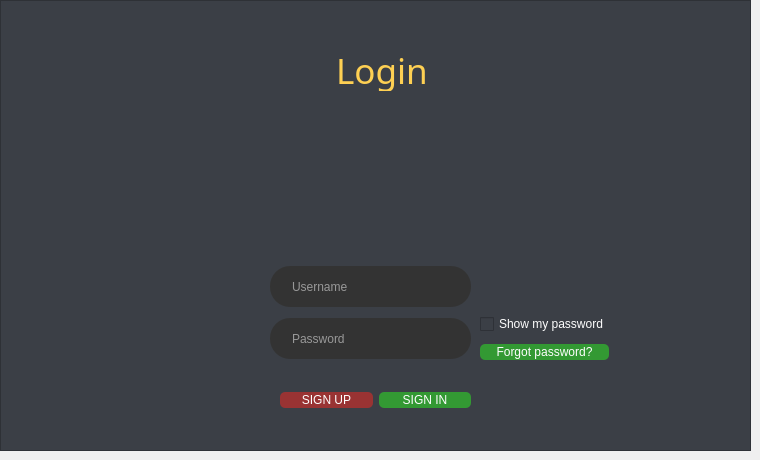
     <widget class="QWidget" name="Login">
      <widget class="QFrame" name="frame_2">
       <property name="geometry">
        <rect>
         <x>0</x>
         <y>0</y>
         <width>751</width>
         <height>451</height>
        </rect>
       </property>
       <property name="styleSheet">
        <string notr="true">background-color: rgb(59, 63, 70);</string>
       </property>
       <property name="frameShape">
        <enum>QFrame::StyledPanel</enum>
       </property>
       <property name="frameShadow">
        <enum>QFrame::Raised</enum>
       </property>
       <widget class="QLabel" name="label">
        <property name="geometry">
         <rect>
          <x>290</x>
          <y>50</y>
          <width>175</width>
          <height>41</height>
         </rect>
        </property>
        <property name="font">
         <font>
          <family>Droid Sans</family>
          <pointsize>-1</pointsize>
         </font>
        </property>
        <property name="styleSheet">
         <string notr="true">text-align: center;
color: rgb(254, 208, 83);
margin: 0 auto;
font-size: 35px;
font-family: 'Droid Sans';</string>
        </property>
        <property name="text">
         <string>Login</string>
        </property>
        <property name="buddy">
         <cstring>loginButton</cstring>
        </property>
       </widget>
       <widget class="QLineEdit" name="usernameBox">
        <property name="geometry">
         <rect>
          <x>270</x>
          <y>266</y>
          <width>201</width>
          <height>41</height>
         </rect>
        </property>
        <property name="palette">
         <palette>
          <active>
           <colorrole role="WindowText">
            <brush brushstyle="SolidPattern">
             <color alpha="255">
              <red>254</red>
              <green>254</green>
              <blue>254</blue>
             </color>
            </brush>
           </colorrole>
           <colorrole role="Button">
            <brush brushstyle="SolidPattern">
             <color alpha="255">
              <red>51</red>
              <green>51</green>
              <blue>51</blue>
             </color>
            </brush>
           </colorrole>
           <colorrole role="Text">
            <brush brushstyle="SolidPattern">
             <color alpha="255">
              <red>254</red>
              <green>254</green>
              <blue>254</blue>
             </color>
            </brush>
           </colorrole>
           <colorrole role="ButtonText">
            <brush brushstyle="SolidPattern">
             <color alpha="255">
              <red>254</red>
              <green>254</green>
              <blue>254</blue>
             </color>
            </brush>
           </colorrole>
           <colorrole role="Base">
            <brush brushstyle="SolidPattern">
             <color alpha="255">
              <red>51</red>
              <green>51</green>
              <blue>51</blue>
             </color>
            </brush>
           </colorrole>
           <colorrole role="Window">
            <brush brushstyle="SolidPattern">
             <color alpha="255">
              <red>51</red>
              <green>51</green>
              <blue>51</blue>
             </color>
            </brush>
           </colorrole>
           <colorrole role="PlaceholderText">
            <brush brushstyle="SolidPattern">
             <color alpha="255">
              <red>254</red>
              <green>254</green>
              <blue>254</blue>
             </color>
            </brush>
           </colorrole>
          </active>
          <inactive>
           <colorrole role="WindowText">
            <brush brushstyle="SolidPattern">
             <color alpha="255">
              <red>254</red>
              <green>254</green>
              <blue>254</blue>
             </color>
            </brush>
           </colorrole>
           <colorrole role="Button">
            <brush brushstyle="SolidPattern">
             <color alpha="255">
              <red>51</red>
              <green>51</green>
              <blue>51</blue>
             </color>
            </brush>
           </colorrole>
           <colorrole role="Text">
            <brush brushstyle="SolidPattern">
             <color alpha="255">
              <red>254</red>
              <green>254</green>
              <blue>254</blue>
             </color>
            </brush>
           </colorrole>
           <colorrole role="ButtonText">
            <brush brushstyle="SolidPattern">
             <color alpha="255">
              <red>254</red>
              <green>254</green>
              <blue>254</blue>
             </color>
            </brush>
           </colorrole>
           <colorrole role="Base">
            <brush brushstyle="SolidPattern">
             <color alpha="255">
              <red>51</red>
              <green>51</green>
              <blue>51</blue>
             </color>
            </brush>
           </colorrole>
           <colorrole role="Window">
            <brush brushstyle="SolidPattern">
             <color alpha="255">
              <red>51</red>
              <green>51</green>
              <blue>51</blue>
             </color>
            </brush>
           </colorrole>
           <colorrole role="PlaceholderText">
            <brush brushstyle="SolidPattern">
             <color alpha="255">
              <red>254</red>
              <green>254</green>
              <blue>254</blue>
             </color>
            </brush>
           </colorrole>
          </inactive>
          <disabled>
           <colorrole role="WindowText">
            <brush brushstyle="SolidPattern">
             <color alpha="255">
              <red>254</red>
              <green>254</green>
              <blue>254</blue>
             </color>
            </brush>
           </colorrole>
           <colorrole role="Button">
            <brush brushstyle="SolidPattern">
             <color alpha="255">
              <red>51</red>
              <green>51</green>
              <blue>51</blue>
             </color>
            </brush>
           </colorrole>
           <colorrole role="Text">
            <brush brushstyle="SolidPattern">
             <color alpha="255">
              <red>254</red>
              <green>254</green>
              <blue>254</blue>
             </color>
            </brush>
           </colorrole>
           <colorrole role="ButtonText">
            <brush brushstyle="SolidPattern">
             <color alpha="255">
              <red>254</red>
              <green>254</green>
              <blue>254</blue>
             </color>
            </brush>
           </colorrole>
           <colorrole role="Base">
            <brush brushstyle="SolidPattern">
             <color alpha="255">
              <red>51</red>
              <green>51</green>
              <blue>51</blue>
             </color>
            </brush>
           </colorrole>
           <colorrole role="Window">
            <brush brushstyle="SolidPattern">
             <color alpha="255">
              <red>51</red>
              <green>51</green>
              <blue>51</blue>
             </color>
            </brush>
           </colorrole>
           <colorrole role="PlaceholderText">
            <brush brushstyle="SolidPattern">
             <color alpha="255">
              <red>254</red>
              <green>254</green>
              <blue>254</blue>
             </color>
            </brush>
           </colorrole>
          </disabled>
         </palette>
        </property>
        <property name="font">
         <font>
          <kerning>true</kerning>
         </font>
        </property>
        <property name="layoutDirection">
         <enum>Qt::LeftToRight</enum>
        </property>
        <property name="styleSheet">
         <string notr="true">padding-left: 20px;
padding-right: 20px;
border-radius: 20px;
background: #333;
color: #fefefe;</string>
        </property>
        <property name="text">
         <string/>
        </property>
        <property name="frame">
         <bool>false</bool>
        </property>
        <property name="cursorPosition">
         <number>0</number>
        </property>
        <property name="placeholderText">
         <string>Username</string>
        </property>
       </widget>
       <widget class="QLineEdit" name="passwordBox">
        <property name="geometry">
         <rect>
          <x>270</x>
          <y>318</y>
          <width>201</width>
          <height>41</height>
         </rect>
        </property>
        <property name="palette">
         <palette>
          <active>
           <colorrole role="WindowText">
            <brush brushstyle="SolidPattern">
             <color alpha="255">
              <red>254</red>
              <green>254</green>
              <blue>254</blue>
             </color>
            </brush>
           </colorrole>
           <colorrole role="Button">
            <brush brushstyle="SolidPattern">
             <color alpha="255">
              <red>51</red>
              <green>51</green>
              <blue>51</blue>
             </color>
            </brush>
           </colorrole>
           <colorrole role="Text">
            <brush brushstyle="SolidPattern">
             <color alpha="255">
              <red>254</red>
              <green>254</green>
              <blue>254</blue>
             </color>
            </brush>
           </colorrole>
           <colorrole role="ButtonText">
            <brush brushstyle="SolidPattern">
             <color alpha="255">
              <red>254</red>
              <green>254</green>
              <blue>254</blue>
             </color>
            </brush>
           </colorrole>
           <colorrole role="Base">
            <brush brushstyle="SolidPattern">
             <color alpha="255">
              <red>51</red>
              <green>51</green>
              <blue>51</blue>
             </color>
            </brush>
           </colorrole>
           <colorrole role="Window">
            <brush brushstyle="SolidPattern">
             <color alpha="255">
              <red>51</red>
              <green>51</green>
              <blue>51</blue>
             </color>
            </brush>
           </colorrole>
           <colorrole role="PlaceholderText">
            <brush brushstyle="SolidPattern">
             <color alpha="255">
              <red>254</red>
              <green>254</green>
              <blue>254</blue>
             </color>
            </brush>
           </colorrole>
          </active>
          <inactive>
           <colorrole role="WindowText">
            <brush brushstyle="SolidPattern">
             <color alpha="255">
              <red>254</red>
              <green>254</green>
              <blue>254</blue>
             </color>
            </brush>
           </colorrole>
           <colorrole role="Button">
            <brush brushstyle="SolidPattern">
             <color alpha="255">
              <red>51</red>
              <green>51</green>
              <blue>51</blue>
             </color>
            </brush>
           </colorrole>
           <colorrole role="Text">
            <brush brushstyle="SolidPattern">
             <color alpha="255">
              <red>254</red>
              <green>254</green>
              <blue>254</blue>
             </color>
            </brush>
           </colorrole>
           <colorrole role="ButtonText">
            <brush brushstyle="SolidPattern">
             <color alpha="255">
              <red>254</red>
              <green>254</green>
              <blue>254</blue>
             </color>
            </brush>
           </colorrole>
           <colorrole role="Base">
            <brush brushstyle="SolidPattern">
             <color alpha="255">
              <red>51</red>
              <green>51</green>
              <blue>51</blue>
             </color>
            </brush>
           </colorrole>
           <colorrole role="Window">
            <brush brushstyle="SolidPattern">
             <color alpha="255">
              <red>51</red>
              <green>51</green>
              <blue>51</blue>
             </color>
            </brush>
           </colorrole>
           <colorrole role="PlaceholderText">
            <brush brushstyle="SolidPattern">
             <color alpha="255">
              <red>254</red>
              <green>254</green>
              <blue>254</blue>
             </color>
            </brush>
           </colorrole>
          </inactive>
          <disabled>
           <colorrole role="WindowText">
            <brush brushstyle="SolidPattern">
             <color alpha="255">
              <red>254</red>
              <green>254</green>
              <blue>254</blue>
             </color>
            </brush>
           </colorrole>
           <colorrole role="Button">
            <brush brushstyle="SolidPattern">
             <color alpha="255">
              <red>51</red>
              <green>51</green>
              <blue>51</blue>
             </color>
            </brush>
           </colorrole>
           <colorrole role="Text">
            <brush brushstyle="SolidPattern">
             <color alpha="255">
              <red>254</red>
              <green>254</green>
              <blue>254</blue>
             </color>
            </brush>
           </colorrole>
           <colorrole role="ButtonText">
            <brush brushstyle="SolidPattern">
             <color alpha="255">
              <red>254</red>
              <green>254</green>
              <blue>254</blue>
             </color>
            </brush>
           </colorrole>
           <colorrole role="Base">
            <brush brushstyle="SolidPattern">
             <color alpha="255">
              <red>51</red>
              <green>51</green>
              <blue>51</blue>
             </color>
            </brush>
           </colorrole>
           <colorrole role="Window">
            <brush brushstyle="SolidPattern">
             <color alpha="255">
              <red>51</red>
              <green>51</green>
              <blue>51</blue>
             </color>
            </brush>
           </colorrole>
           <colorrole role="PlaceholderText">
            <brush brushstyle="SolidPattern">
             <color alpha="255">
              <red>254</red>
              <green>254</green>
              <blue>254</blue>
             </color>
            </brush>
           </colorrole>
          </disabled>
         </palette>
        </property>
        <property name="font">
         <font>
          <kerning>true</kerning>
         </font>
        </property>
        <property name="layoutDirection">
         <enum>Qt::LeftToRight</enum>
        </property>
        <property name="styleSheet">
         <string notr="true">padding-left: 20px;
padding-right: 20px;
border-radius: 20px;
background: #333;
color: #fefefe;</string>
        </property>
        <property name="inputMethodHints">
         <set>Qt::ImhHiddenText|Qt::ImhNoAutoUppercase|Qt::ImhNoPredictiveText|Qt::ImhSensitiveData</set>
        </property>
        <property name="inputMask">
         <string/>
        </property>
        <property name="text">
         <string/>
        </property>
        <property name="frame">
         <bool>false</bool>
        </property>
        <property name="echoMode">
         <enum>QLineEdit::Password</enum>
        </property>
        <property name="cursorPosition">
         <number>0</number>
        </property>
        <property name="placeholderText">
         <string>Password</string>
        </property>
       </widget>
       <widget class="QLabel" name="loginLabel">
        <property name="geometry">
         <rect>
          <x>280</x>
          <y>230</y>
          <width>267</width>
          <height>16</height>
         </rect>
        </property>
        <property name="styleSheet">
         <string notr="true">color: #fefefe;</string>
        </property>
        <property name="text">
         <string/>
        </property>
       </widget>
       <widget class="QLabel" name="label_7">
        <property name="geometry">
         <rect>
          <x>320</x>
          <y>120</y>
          <width>111</width>
          <height>111</height>
         </rect>
        </property>
        <property name="styleSheet">
         <string notr="true">border-radius: 64px;
background-image: url(:/img/img/icons8-login-100.png);</string>
        </property>
        <property name="text">
         <string/>
        </property>
       </widget>
       <widget class="QWidget" name="layoutWidget">
        <property name="geometry">
         <rect>
          <x>280</x>
          <y>370</y>
          <width>191</width>
          <height>61</height>
         </rect>
        </property>
        <layout class="QHBoxLayout" name="horizontalLayout">
         <item>
          <widget class="QPushButton" name="regButton">
           <property name="styleSheet">
            <string notr="true">Padding: 1px;
Border-radius: 5px;
Background: #933;
color: #fefefe;
</string>
           </property>
           <property name="text">
            <string>SIGN UP</string>
           </property>
          </widget>
         </item>
         <item>
          <widget class="QPushButton" name="loginButton">
           <property name="styleSheet">
            <string notr="true">Padding: 1px;
Border-radius: 5px;
Background: #393;
color: #fefefe;</string>
           </property>
           <property name="text">
            <string>SIGN IN</string>
           </property>
          </widget>
         </item>
        </layout>
       </widget>
       <widget class="QWidget" name="layoutWidget">
        <property name="geometry">
         <rect>
          <x>480</x>
          <y>310</y>
          <width>129</width>
          <height>54</height>
         </rect>
        </property>
        <layout class="QVBoxLayout" name="verticalLayout_3">
         <item>
          <widget class="QCheckBox" name="checkBox_showpass">
           <property name="styleSheet">
            <string notr="true">color: #fefefe;
</string>
           </property>
           <property name="text">
            <string>Show my password</string>
           </property>
          </widget>
         </item>
         <item>
          <widget class="QPushButton" name="forgetpassbtn">
           <property name="styleSheet">
            <string notr="true">Padding: 1px;
Border-radius: 5px;
Background: #393;
color: #fefefe;</string>
           </property>
           <property name="text">
            <string>Forgot password?</string>
           </property>
          </widget>
         </item>
        </layout>
       </widget>
      </widget>
     </widget>
